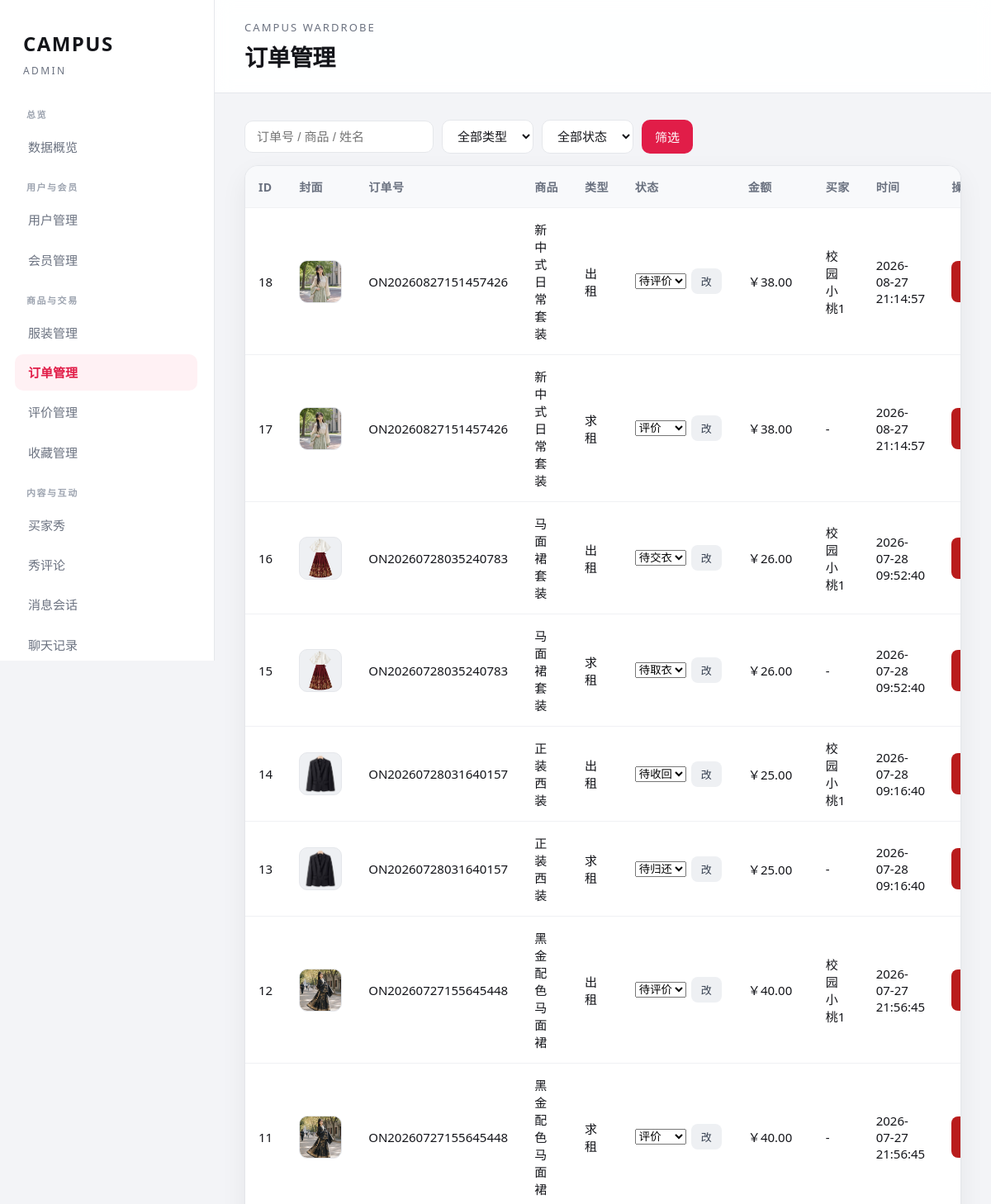
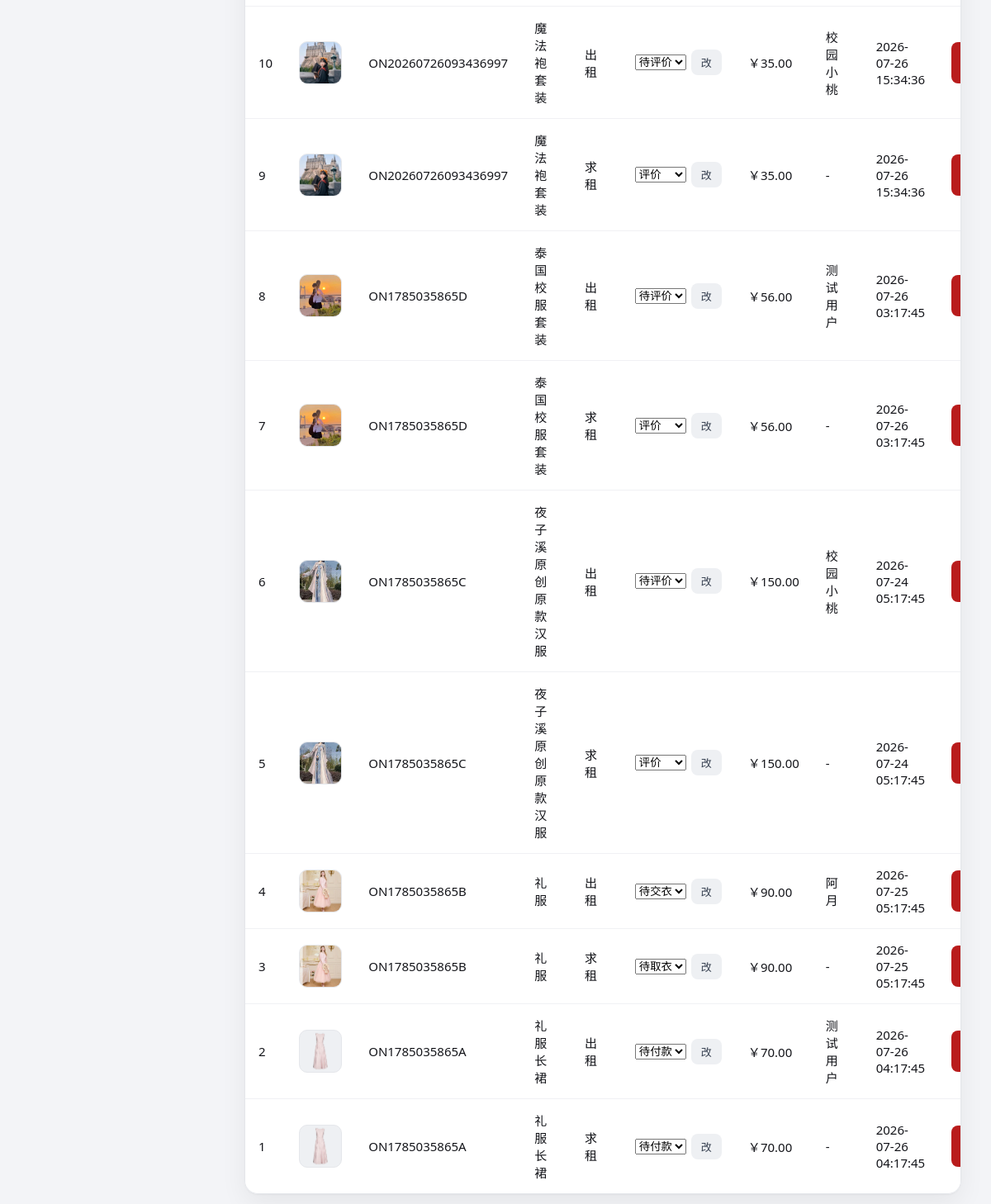
The app's page /admin/orders.php (signed in) with its own data (2 pictures, top to bottom).
### tables this page shows
CREATE TABLE `orders` (
  `id` int(10) UNSIGNED NOT NULL,
  `order_no` varchar(32) NOT NULL COMMENT '同一笔交易买卖双方共享',
  `user_id` int(10) UNSIGNED NOT NULL COMMENT '订单所属用户（各自收件箱）',
  `peer_id` int(10) UNSIGNED DEFAULT NULL COMMENT '对方用户id',
  `clothes_id` int(10) UNSIGNED NOT NULL,
  `title` varchar(100) NOT NULL,
  `cover` varchar(255) DEFAULT NULL,
  `price` decimal(10,2) NOT NULL DEFAULT 0.00,
  `size_info` varchar(32) DEFAULT NULL,
  `days` int(10) UNSIGNED NOT NULL DEFAULT 1,
  `total_price` decimal(10,2) NOT NULL DEFAULT 0.00,
  `side` varchar(10) NOT NULL COMMENT 'rent|lend',
  `status` varchar(20) NOT NULL COMMENT 'rent:pay/pickup/renting/return/review; lend:pay/deliver/lending/reclaim/rated',
  `buyer_name` varchar(64) DEFAULT NULL COMMENT '出租侧租客名',
  `seller_name` varchar(64) DEFAULT NULL COMMENT '租用侧卖家名',
  `pickup_code` varchar(16) DEFAULT NULL COMMENT '取件码',
  `return_code` varchar(16) DEFAULT NULL COMMENT '归还核销码',
  `station` varchar(64) DEFAULT NULL COMMENT '取件驿站',
  `paid_at` datetime DEFAULT NULL,
  `picked_at` datetime DEFAULT NULL COMMENT '取衣时间',
  `returned_at` datetime DEFAULT NULL COMMENT '归还时间',
  `finished_at` datetime DEFAULT NULL COMMENT '完成时间',
  `review_score` tinyint(3) UNSIGNED DEFAULT NULL COMMENT '我对对方的评分1-5',
  `review_content` varchar(255) DEFAULT NULL COMMENT '评价内容',
  `review_tags` varchar(255) DEFAULT NULL COMMENT '评价标签',
  `reviewed_at` datetime DEFAULT NULL COMMENT '我方评价时间',
  `created_at` datetime NOT NULL DEFAULT current_timestamp()
);

### admin/orders.php (the view, shortened to what this page needs)
<?php
require_once __DIR__ . '/_init.php';
$conn = admin_db();
$statusLabels = array(
    'pay' => '待付款',
    'pickup' => '待取衣',
    'deliver' => '待交衣',
    'renting' => '租赁中',
    'lending' => '出租中',
    'return' => '待归还',
    'reclaim' => '待收回',
    'review' => '评价',
    'rated' => '待评价',
    'done' => '已完成',
    'cancel' => '已取消',
);
$kw = isset($_GET['q']) ? trim($_GET['q']) : '';
$where = '1=1';
$list = array();
$res = mysqli_query($conn, "SELECT * FROM orders WHERE {$where} ORDER BY id DESC LIMIT 300");
if ($res) {
    while ($row = mysqli_fetch_assoc($res)) $list[] = $row;
}
?>
<form class="toolbar" method="get">
  <input type="text" name="q" value="<?php echo h($kw); ?>" placeholder="订单号 / 商品 / 姓名">
  <select name="side">
    <option value="">全部类型</option>
  </select>
  <select name="status">
    <option value="">全部状态</option>
  </select>
  <button class="btn" type="submit">筛选</button>
</form>
<div class="table-wrap">
  <table>
    <thead>
      <tr>
        <th>ID</th>
        <th>封面</th>
        <th>订单号</th>
        <th>商品</th>
        <th>类型</th>
        <th>状态</th>
        <th>金额</th>
        <th>买家</th>
        <th>时间</th>
        <th>操作</th>
      </tr>
    </thead>
    <tbody>
      <?php if (!$list): ?>
        <tr><td colspan="10" class="muted">暂无订单</td></tr>
      <?php else: foreach ($list as $o): ?>
        <tr>
          <td><?php echo intval($o['id']); ?></td>
          <td>
            <?php $cover = admin_media($o['cover']); ?>
            <?php if ($cover): ?>
              <img class="thumb" src="<?php echo h($cover); ?>" alt=""
                onerror="this.replaceWith(Object.assign(document.createElement('span'),{className:'thumb-fallback',textContent:'无'}))">
            <?php else: ?>
              <span class="thumb-fallback">无</span>
            <?php endif; ?>
          </td>
          <td><?php echo h($o['order_no']); ?></td>
          <td><?php echo h($o['title']); ?></td>
          <td><?php echo $o['side'] === 'lend' ? '出租' : '求租'; ?></td>
          <td>
            <form method="post" style="display:flex;gap:6px;align-items:center">
              <select name="status">
                <?php foreach ($statusLabels as $k => $label): ?>
                  <option value="<?php echo h($k); ?>" <?php echo $o['status'] === $k ? 'selected' : ''; ?>><?php echo h($label); ?></option>
                <?php endforeach; ?>
              </select>
              <button class="btn gray sm" type="submit">改</button>
            </form>
          </td>
          <td>￥<?php echo number_format(floatval($o['total_price']), 2); ?></td>
          <td><?php echo h($o['buyer_name'] ? $o['buyer_name'] : '-'); ?></td>
          <td><?php echo h($o['created_at']); ?></td>
          <td>
            <form method="post" style="display:inline" onsubmit="return confirm('确定删除该订单？');">
              <button class="btn danger sm" type="submit">删除</button>
            </form>
          </td>
        </tr>
      <?php endforeach; endif; ?>
    </tbody>
  </table>
</div>

### admin/assets/admin.css (style rules this page uses)
:root { --bg: #f3f4f7; --panel: #ffffff; --ink: #14151a; --muted: #6b7280; --line: #e5e7eb; --accent: #e11d48; --accent-soft: #fff1f4; --side: #ffffff; --side-text: #6b7280; --shadow: 0 1px 2px rgba(15, 17, 21, 0.04), 0 12px 32px rgba(15, 17, 21, 0.06); }
* { box-sizing: border-box; }
body { margin: 0; font-family: "Segoe UI", "PingFang SC", "Microsoft YaHei", sans-serif; background: var(--bg); color: var(--ink); }
.toolbar { display: flex; gap: 10px; flex-wrap: wrap; align-items: center; margin-bottom: 14px; }
.toolbar input, .toolbar select, .form input, .form select, .form textarea { border: 1px solid var(--line); border-radius: 10px; padding: 10px 14px; font-size: 15px; background: #fff; color: var(--ink); }
.btn { display: inline-block; border: none; border-radius: 10px; padding: 10px 16px; font-size: 15px; cursor: pointer; background: var(--accent); color: #fff; }
.btn.gray { background: #eef0f3; color: #374151; }
.btn.danger { background: #b91c1c; }
.btn.sm { padding: 6px 12px; font-size: 13px; border-radius: 8px; }
.table-wrap { background: var(--panel); border: 1px solid var(--line); border-radius: 16px; overflow: auto; box-shadow: var(--shadow); }
table { width: 100%; border-collapse: collapse; font-size: 15px; }
th, td { padding: 15px 16px; border-bottom: 1px solid #f0f1f4; text-align: left; vertical-align: middle; }
th { background: #f8f9fb; color: var(--muted); font-weight: 600; white-space: nowrap; font-size: 14px; letter-spacing: 0.03em; }
tr:last-child td { border-bottom: none; }
.thumb { width: 52px; height: 52px; object-fit: cover; border-radius: 10px; background: #eef0f3; display: block; border: 1px solid var(--line); }

### records on screen
orders: id "18", cover (picture), order_no "ON20260827151457426", title "新中式日常套装", side "出租", status "待评价", total_price "38.00", buyer_name "校园小桃1", created_at "2026-08-27 21:14:57"
orders: id "17", cover (picture), order_no "ON20260827151457426", title "新中式日常套装", side "求租", status "评价", total_price "38.00", buyer_name "-", created_at "2026-08-27 21:14:57"
orders: id "16", cover (picture), order_no "ON20260728035240783", title "马面裙套装", side "出租", status "待交衣", total_price "26.00", buyer_name "校园小桃1", created_at "2026-07-28 09:52:40"
orders: id "15", cover (picture), order_no "ON20260728035240783", title "马面裙套装", side "求租", status "待取衣", total_price "26.00", buyer_name "-", created_at "2026-07-28 09:52:40"
orders: id "14", cover (picture), order_no "ON20260728031640157", title "正装西装", side "出租", status "待收回", total_price "25.00", buyer_name "校园小桃1", created_at "2026-07-28 09:16:40"
orders: id "13", cover (picture), order_no "ON20260728031640157", title "正装西装", side "求租", status "待归还", total_price "25.00", buyer_name "-", created_at "2026-07-28 09:16:40"
orders: id "12", order_no "ON20260727155645448", title "黑金配色马面裙", side "出租", status "待评价", total_price "40.00", buyer_name "校园小桃1", created_at "2026-07-27 21:56:45"
orders: id "11", order_no "ON20260727155645448", title "黑金配色马面裙", side "求租", status "评价", total_price "40.00", buyer_name "-", created_at "2026-07-27 21:56:45"
orders: id "10", order_no "ON20260726093436997", title "魔法袍套装", side "出租", status "待评价", total_price "35.00", buyer_name "校园小桃", created_at "2026-07-26 15:34:36"
orders: id "9", order_no "ON20260726093436997", title "魔法袍套装", side "求租", status "评价", total_price "35.00", buyer_name "-", created_at "2026-07-26 15:34:36"
orders: id "8", order_no "ON1785035865D", title "泰国校服套装", side "出租", status "待评价", total_price "56.00", buyer_name "测试用户", created_at "2026-07-26 03:17:45"
orders: id "7", order_no "ON1785035865D", title "泰国校服套装", side "求租", status "评价", total_price "56.00", buyer_name "-", created_at "2026-07-26 03:17:45"
orders: id "6", order_no "ON1785035865C", title "夜子溪原创原款汉服", side "出租", status "待评价", total_price "150.00", buyer_name "校园小桃", created_at "2026-07-24 05:17:45"
orders: id "5", order_no "ON1785035865C", title "夜子溪原创原款汉服", side "求租", status "评价", total_price "150.00", buyer_name "-", created_at "2026-07-24 05:17:45"
orders: id "4", order_no "ON1785035865B", title "礼服", side "出租", status "待交衣", total_price "90.00", buyer_name "阿月", created_at "2026-07-25 05:17:45"
orders: id "3", order_no "ON1785035865B", title "礼服", side "求租", status "待取衣", total_price "90.00", buyer_name "-", created_at "2026-07-25 05:17:45"
orders: id "2", cover (picture), order_no "ON1785035865A", title "礼服长裙", side "出租", status "待付款", total_price "70.00", buyer_name "测试用户", created_at "2026-07-26 04:17:45"
orders: id "1", cover (picture), order_no "ON1785035865A", title "礼服长裙", side "求租", status "待付款", total_price "70.00", buyer_name "-", created_at "2026-07-26 04:17:45"

### other values on screen
$g['label'] "总览"
$label "数据概览"
$g['label'] "用户与会员"
$label "用户管理"
$label "会员管理"
$g['label'] "商品与交易"
$label "服装管理"
$label "订单管理"
$label "评价管理"
$label "收藏管理"
$g['label'] "内容与互动"
$label "买家秀"
$label "秀评论"
$label "消息会话"
$label "聊天记录"
